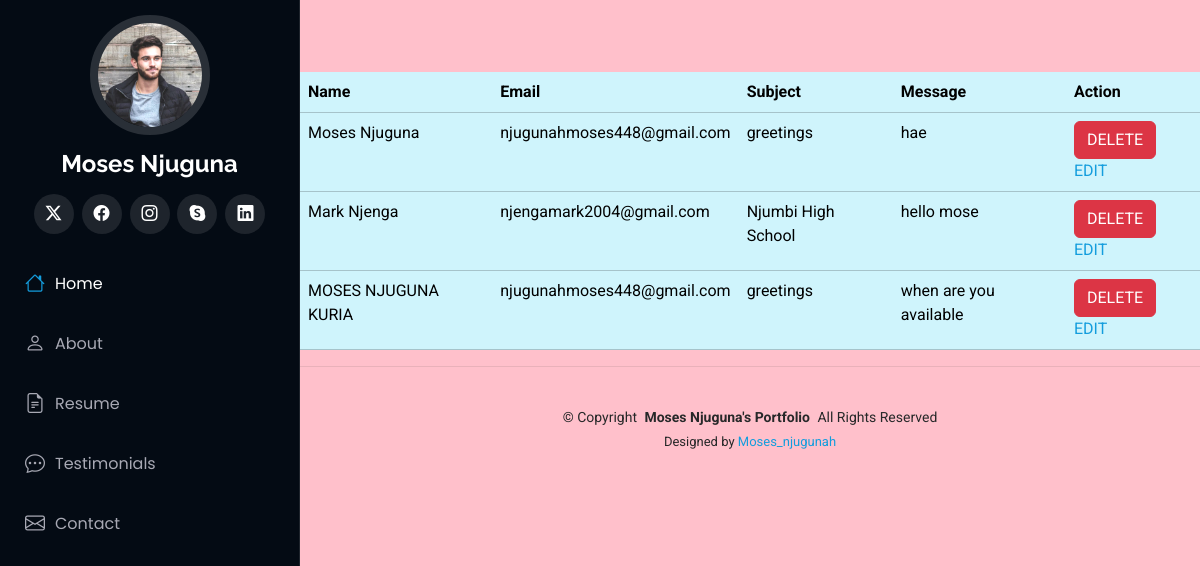
The app's page /contactshow/ with its own data.
### portfolioapp/models.py (models this page shows, shortened)
class Contact(models.Model):
    name = models.CharField(max_length=50)
    email = models.EmailField()
    subject = models.CharField(max_length=100)
    message = models.TextField()

### portfolioapp/views.py (the view)
# urls.py: path('contactshow/', views.contactshow, name='contactshow'),
def contactshow(request):
    allcontacts = Contact.objects.all()
    return render(request,'contactshow.html',{'allcontacts': allcontacts})

### templates/contactshow.html
{% extends 'starter-page.html' %}
{% load static %}
{% block body %}
    <br><br><br>
     <table class="table table-info container">
       <tr>
          <th>Name</th>
          <th>Email</th>
          <th>Subject</th>
          <th>Message</th>
          <th>Action</th>
       </tr>
    {% for x in allcontacts %}
        <tr>
          <td>{{ x.name }}</td>
          <td>{{ x.email }}</td>
          <td>{{ x.subject }}</td>
          <td>{{ x.message }}</td>
          <td>
              <a href="/deleteContact/{{ x.id }}" class="btn btn-danger">DELETE</a>
              <a href="/editContact/{{ x.id }}">EDIT</a>
          </td>
       </tr>
    {% endfor %}
     </table>
{% endblock %}

### templates/starter-page.html (shortened to what this page needs)
<!DOCTYPE html>
<html lang="en">
<head>
    {% load static %}
  <link href="{% static 'assets/vendor/bootstrap/css/bootstrap.min.css' %}" rel="stylesheet">
  <link href="{% static 'assets/vendor/bootstrap-icons/bootstrap-icons.css' %}" rel="stylesheet">
  <link href="{% static 'assets/vendor/aos/aos.css' %}" rel="stylesheet">
  <link href="{% static 'assets/vendor/glightbox/css/glightbox.min.css' %}" rel="stylesheet">
  <link href="{% static 'assets/vendor/swiper/swiper-bundle.min.css' %}" rel="stylesheet">
  <link href="{% static 'assets/css/main.css' %}" rel="stylesheet">
</head>
<body class="starter-page-page">
  <header id="header" class="header dark-background d-flex flex-column">
    <div class="profile-img">
      <img src="{% static 'assets/img/my-profile-img.jpg' %}" alt="" class="img-fluid rounded-circle">
    </div>
    <a href="index.html" class="logo d-flex align-items-center justify-content-center">
      <h1 class="sitename">Moses Njuguna</h1>
    </a>
      <div class="social-links text-center">
      <a href="https://x.com/KuriahMoses2?s=09" class="twitter"><i class="bi bi-twitter-x"></i></a>
      <a href="https://www.facebook.com/mosee.despersee.7?mibextid=rS40aB7S9Ucbxw6v" class="facebook"><i class="bi bi-facebook"></i></a>
      <a href="https://www.instagram.com/moses_njugunah/?utm_source=qr&r=nametag" class="instagram"><i class="bi bi-instagram"></i></a>
      <a href="https://www.facebook.com/mosee.despersee.7?mibextid=rS40aB7S9Ucbxw6v" class="google-plus"><i class="bi bi-skype"></i></a>
      <a href="https://www.linkedin.com/in/moses-njuguna-068286281?utm_source=share&utm_campaign=share_via&utm_content=profile&utm_medium=android_app" class="linkedin"><i class="bi bi-linkedin"></i></a>
    </div>
    <nav id="navmenu" class="navmenu">
       <ul>
        <li><a href="{% url 'index' %}" class="active"><i class="bi bi-house navicon"></i>Home</a></li>
        <li><a href="{% url 'about' %}"><i class="bi bi-person navicon"></i> About</a></li>
        <li><a href="{% url 'resume' %}"><i class="bi bi-file-earmark-text navicon"></i> Resume</a></li>
        <li><a href="{% url 'testimonials' %}"><i class="bi bi-chat-dots navicon"></i> Testimonials</a></li>
        <li><a href="{% url 'contact' %}"><i class="bi bi-envelope navicon"></i> Contact</a></li>
      </ul>
    </nav>
  </header>
  <main class="main">
      {% block body %}
      {% endblock %}
  </main>
  <footer id="footer" class="footer position-relative light-background">
    <div class="container">
      <div class="copyright text-center ">
        <p>© <span>Copyright</span> <strong class="px-1 sitename">Moses Njuguna's Portfolio</strong> <span>All Rights Reserved</span></p>
      </div>
      <div class="credits">
        Designed by <a href="https://www.instagram.com/moses_njugunah/?utm_source=qr&r=nametag">Moses_njugunah</a>
      </div>
    </div>
  </footer>
</body>
</html>

### static/assets/css/main.css (style rules this page uses)
:root { --default-font: "Roboto", system-ui, -apple-system, "Segoe UI", Roboto, "Helvetica Neue", Arial, "Noto Sans", "Liberation Sans", sans-serif, "Apple Color Emoji", "Segoe UI Emoji", "Segoe UI Symbol", "Noto Color Emoji"; --heading-font: "Raleway", sans-serif; --nav-font: "Poppins", sans-serif; }
:root { --background-color: pink; --default-color: #272829; --heading-color: #050d18; --accent-color: #149ddd; --surface-color: #ffffff; --contrast-color: #ffffff; }
:root { --nav-color: #a8a9b4; --nav-hover-color: #ffffff; --nav-mobile-background-color: #040b14; --nav-dropdown-background-color: #040b14; --nav-dropdown-color: #a8a9b4; --nav-dropdown-hover-color: #ffffff; }
.light-background { --background-color: pink; --surface-color: #ffffff; }
.dark-background { --background-color: #040b14; --default-color: #ffffff; --heading-color: #ffffff; --surface-color: #151f2b; --contrast-color: #ffffff; }
:root { scroll-behavior: smooth; }
body { color: var(--default-color); background-color: var(--background-color); font-family: var(--default-font); }
a { color: var(--accent-color); text-decoration: none; transition: 0.3s; }
h1, h2, h3, h4, h5, h6 { color: var(--heading-color); font-family: var(--heading-font); }
.header { color: var(--default-color); background-color: var(--background-color); position: fixed; top: 0; left: 0; bottom: 0; padding: 0 15px; width: 300px; transition: all ease-in-out 0.3s; overflow-y: auto; z-index: 997; border-right: 1px solid color-mix(in srgb, var(--default-color), transparent 90%); }
.header .profile-img img { margin: 15px auto; display: block; width: 120px; border: 8px solid color-mix(in srgb, var(--default-color), transparent 85%); }
.header .logo { line-height: 1; margin-bottom: 15px; }
.header .logo h1 { font-size: 24px; margin: 0; font-weight: 700; color: var(--heading-color); }
.header .social-links { margin: 0 0 20px 0; }
.header .social-links a { font-size: 16px; display: inline-flex; align-items: center; justify-content: center; background: color-mix(in srgb, var(--default-color), transparent 90%); color: var(--default-color); margin: 0 2px; border-radius: 50%; text-align: center; width: 40px; height: 40px; transition: 0.3s; }
@media (min-width: 1200px) { .header~main, .header~#footer { margin-left: 300px; } }
.navmenu { padding: 0; z-index: 9997; }
.navmenu ul { list-style: none; padding: 0 0 20px 0; margin: 0; }
.navmenu a, .navmenu a:focus { color: var(--nav-color); padding: 15px 10px; font-family: var(--nav-font); font-size: 16px; font-weight: 400; display: flex; align-items: center; white-space: nowrap; transition: 0.3s; width: 100%; }
.navmenu a .navicon, .navmenu a:focus .navicon { font-size: 20px; margin-right: 10px; }
.navmenu a:hover, .navmenu .active, .navmenu .active:focus { color: var(--nav-hover-color); }
.navmenu a:hover .navicon, .navmenu .active .navicon, .navmenu .active:focus .navicon { color: var(--accent-color); }
.footer { color: var(--default-color); background-color: var(--background-color); font-size: 14px; padding: 40px 0; position: relative; border-top: 1px solid color-mix(in srgb, var(--default-color), transparent 90%); }
.footer .copyright p { margin-bottom: 0; }
.footer .credits { margin-top: 4px; font-size: 13px; text-align: center; }

### records on screen
Contact: name "Moses Njuguna", email "njugunahmoses448@gmail.com", subject "greetings", message "hae"
Contact: name "Mark Njenga", email "njengamark2004@gmail.com", subject "Njumbi High School", message "hello mose"
Contact: name "MOSES NJUGUNA KURIA", email "njugunahmoses448@gmail.com", subject "greetings", message "when are you available"
